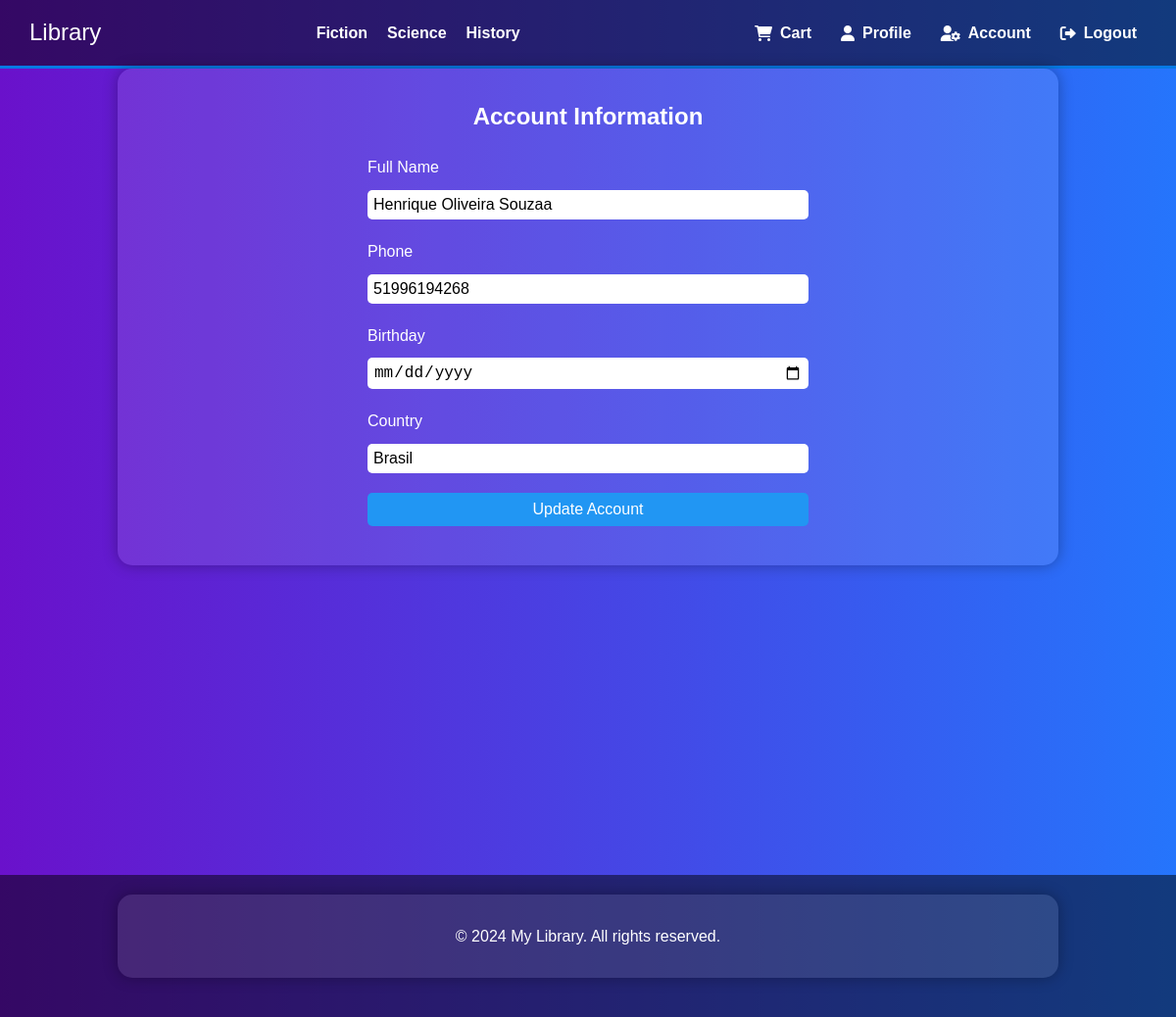
Screenshot of /account (signed in) with the database file from the repository.
### account/models.py (models this page shows, shortened)
class Client(models.Model):
    userr = models.OneToOneField(User, on_delete=models.CASCADE, default="")
    full_name = models.CharField(max_length=256)
    phone = models.CharField(max_length=11)
    birthday = models.DateField(null=True, blank=True)
    country = models.CharField(max_length=256)

### account/views.py (the view, shortened to what this page needs)
# urls.py: path("", account, name="account")
def account(request):
    try:
        client = Client.objects.get(userr=request.user)
        return render(request, "account/account.html", context={"client": client})
    except ObjectDoesNotExist:
        if request.method == "POST":
            full_name = request.POST["full_name"]
            phone = request.POST["phone"]
            birthday = request.POST["birthday"]
            country = request.POST["country"]
            client = Client.objects.create(userr=request.user, full_name=full_name, phone=phone, birthday=birthday, country=country)
            client.save()
            return redirect("account")
        return render(request, "account/account.html")

### account/templates/account/account.html (shortened to what this page needs)
{% include 'library_app/heade.html' %}
{% load permission_tags %}
{% if user.is_authenticated %}
<html lang="en">
<head>
    <link rel="stylesheet" href="https://cdnjs.cloudflare.com/ajax/libs/font-awesome/6.0.0-beta3/css/all.min.css">
</head>
<body>
    <section id="account">
        <div class="container">
            <h2>Account Information</h2>
            <form method="post" action="{% url 'account' %}">
                <label for="full_name">Full Name</label>
                <input type="text" id="full_name" name="full_name" value="{{ client.full_name }}" required>
                <label for="phone">Phone</label>
                <input type="tel" id="phone" name="phone" value="{{ client.phone }}" required>
                <label for="birthday">Birthday</label>
                <input type="date" id="birthday" name="birthday" value="{{ client.birthday }}" required>
                <label for="country">Country</label>
                <input type="text" id="country" name="country" value="{{ client.country }}" required>
                <button type="submit">Update Account</button>
            </form>
        </div>
    </section>
    {% include 'library_app/foote.html' %}
</body>
</html>
{% endif %}

### account/templates/account/account.html (style rules this page uses)
* { margin: 0; padding: 0; box-sizing: border-box; }
body { font-family: 'Arial', sans-serif; line-height: 1.6; background: linear-gradient(to right, #6a11cb, #2575fc); color: #fff; display: flex; flex-direction: column; min-height: 100vh; }
.container { width: 80%; margin: auto; overflow: hidden; background: rgba(255, 255, 255, 0.1); padding: 30px; border-radius: 15px; box-shadow: 0 0 15px rgba(0, 0, 0, 0.3); margin-bottom: 20px; }
h2 { text-align: center; margin-bottom: 20px; }
form { display: grid; gap: 10px; width: 50%; margin: auto; }
label { text-align: left; }
input, select, textarea, button { padding: 8px; border-radius: 5px; border: none; font-size: 16px; margin-bottom: 10px; background-color: rgba(255, 255, 255, 0.1); color: #fff; }
input[type="date"], input[type="text"], input[type="tel"], input[type="file"] { padding: 6px; color: #000; background-color: #fff; }
button { background-color: #2196F3; color: white; cursor: pointer; transition: background-color 0.3s ease; }

### rows the page displays
Client: full_name "Henrique Oliveira Souzaa", phone "51996194268", country "Brasil"
